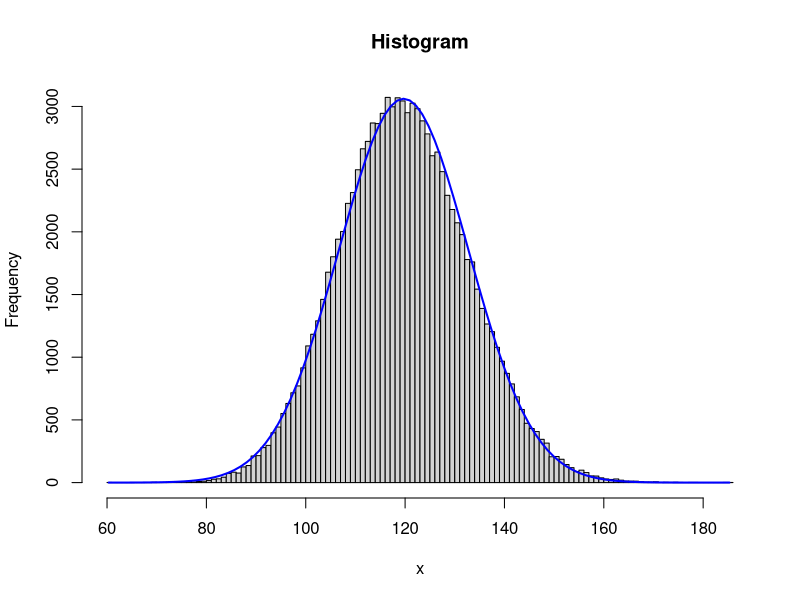
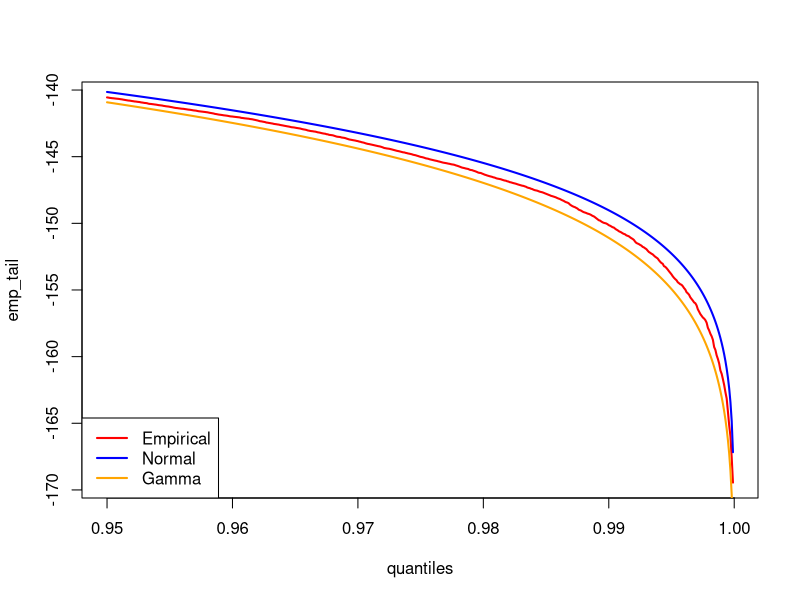
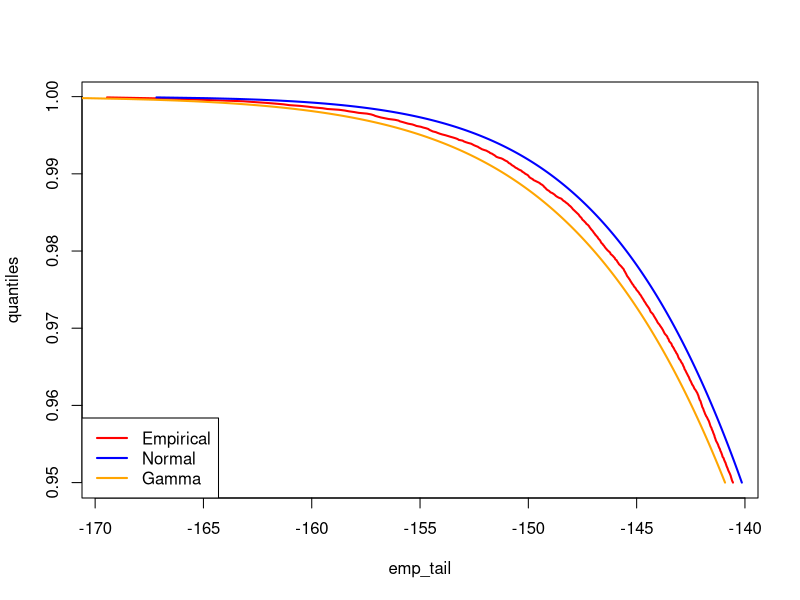

The R script that drew these images, in order:
# Approximating a compound poisson random variable 

numb_sn <- 100000 # M 
lambda <- 100 # Poisson process parameter 
mu = 0.10 # Parameter for X 
sigma = 0.4 # Parameter for X

# Begin approximating Sn 
# Generate random values of N from poisson distribution 
N_vector <- rpois(numb_sn, lambda)

# Compute a sample of Sn 
Sn_sample <- function(N, mean = mu, std = sigma){
  # Draw N random variables from distribution of X
  log_X_k <- rnorm(N, mean = mu, sd = sigma)
  X_k <- exp(log_X_k)
  Sn <- sum(X_k)
  return (Sn)
}

# Pre allocate space 
Sn_MC_samples <- rep(0, numb_sn)

# Compute M copies of Sn 
for (sample in 1:numb_sn){
  N_i <- N_vector[sample]
  Sn_MC_samples[sample] <- Sn_sample(N_i, mu, sigma)
  
}

# Plot the distribution with a normal density overlaid 
makeHist <- function(x, color = "blue", title = "Histogram"){
  h<-hist(x,breaks = 100 ,main=title) 
  xfit<-seq(min(x),max(x),length=100) 
  yfit<-dnorm(xfit,mean=mean(x),sd=sd(x)) 
  yfit <- yfit*diff(h$mids[1:2])*length(x) 
  lines(xfit, yfit, col=color, lwd=2)
}

makeHist(Sn_MC_samples)

####################### Quantile Stuff #############################
#################################################################

quantiles <- seq(from = 0.95, to = 0.9999, by = 0.0001)

# Empirical distribution quantiles 
empirical_tail <- quantile(Sn_MC_samples, quantiles)
emp_tail <- 1 - empirical_tail 

# Normal Approximation quantiles 
Sn_mean <- mean(Sn_MC_samples)
Sn_sd <- sd(Sn_MC_samples)
norm_tail_approx <- qnorm(quantiles, Sn_mean, Sn_sd)
norm_tail <- 1- norm_tail_approx 

# Gamma tail approx ... Equations from the book - pg 477 of pdf 
# Or simplified equations on 497 in appendix

# This is not the 3 parameter gamma.... 

# Find the parameters using MLE in the MASS package
library(MASS)
gamma_params <- fitdistr(Sn_MC_samples, "gamma")
gamma_shape <- gamma_params$estimate[1]
gamma_rate <- gamma_params$estimate[2]
# Compute the quantiles and find the tail distribution 
gamma_tail_approx <- qgamma(quantiles,shape = gamma_shape, rate = gamma_rate )
gamma_tail <- 1- gamma_tail_approx 


# Plot on log log scale 
# NOT ON LOG LOG SCALE
plot(quantiles,emp_tail, type = 'l', col = 'red', lwd = 2)
lines(quantiles, norm_tail, type = 'l', col = 'blue', lwd = 2)
lines(quantiles, gamma_tail, type = 'l', col = 'orange', lwd = 2)
legend("bottomleft", c("Empirical", "Normal", "Gamma"), lwd = 2, col = c("red", "blue", "orange"))

# The approximations should not straddle the empirical distribution 


# Plotting again to look more like his but same analytical problems 
# Switch x and y axis 

plot(emp_tail, quantiles, type = 'l', col = 'red', lwd = 2)
lines(norm_tail, quantiles, type = 'l', col = 'blue', lwd = 2)
lines(gamma_tail, quantiles, type = 'l', col = 'orange', lwd = 2)
legend("bottomleft", c("Empirical", "Normal", "Gamma"), lwd = 2, col = c("red", "blue", "orange"))
